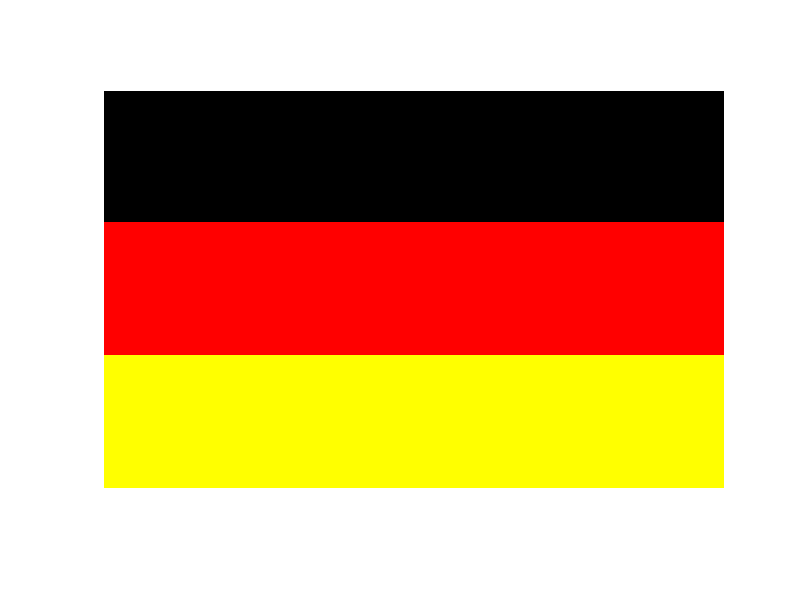

Reproduce this figure in MATLAB.
clear all, clc, clear all;

Nlines = 513;
Ncols = 800;

Flag = zeros(Nlines,Ncols,3);

% red channel
Flag(Nlines/3:Nlines,:,1) = 1;
% Green channel
Flag(2*(Nlines/3):Nlines,:,2) = 1;
% Blue Channel (is already set to zero)

imshow(Flag)
